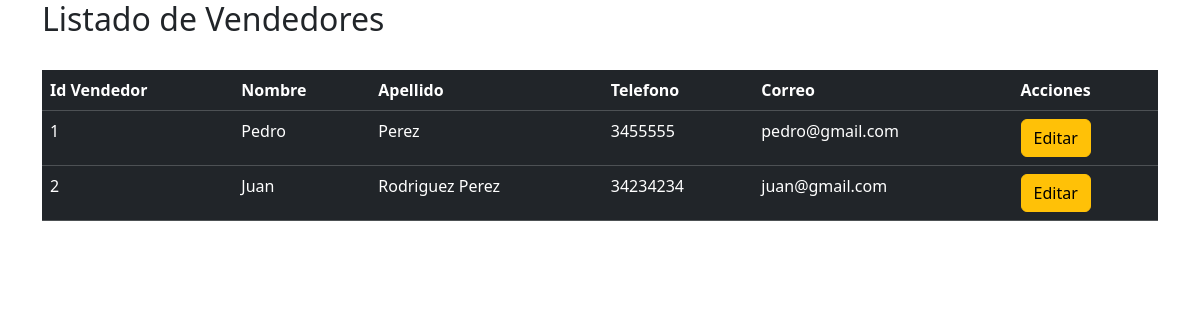
Page /vendedor/listavendedores.php on the committed database.
### tables this page shows
CREATE TABLE `vendedor` (
  `id` int(11) NOT NULL,
  `nombre` varchar(25) NOT NULL,
  `apellido` varchar(25) NOT NULL,
  `telefono` varchar(10) NOT NULL,
  `correo` varchar(25) NOT NULL
);

### modelo/DAO/VendedorDAO.php (called while the page is built, shortened)
<?php
class VendedorDAO{
    public function listarTodos(){
    $conn=Conexion::getConexion();
    try{
        $query=$conn->prepare("SELECT * FROM vendedor");
        $query->execute();
        return $query->fetchAll();
    }
    catch(Exception $ex){
    echo $ex->getMessage();
    }
    }
}

### vendedor/listavendedores.php (the view, shortened to what this page needs)
<!DOCTYPE html>
<html lang="en">
<head>
    <link href="https://cdn.jsdelivr.net/npm/bootstrap@5.3.3/dist/css/bootstrap.min.css" rel="stylesheet"/>
</head>
<body>
    <?php
    require "../modelo/DAO/VendedorDAO.php";
    $vendedorDAO=new VendedorDAO();
    $listaVendedores=$vendedorDAO->listarTodos();
    ?>
    <div class="container">
        <h2>Listado de Vendedores</h2><br>
        <table id="tablaVendedores"class="table table-dark">
            <thead>
                <tr>
                    <th>Id Vendedor</th>
                    <th>Nombre</th>
                    <th>Apellido</th>
                    <th>Telefono</th>
                    <th>Correo</th>
                    <th>Acciones</th>
                </tr>
            </thead>
            <tbody>
                <?php
                foreach($listaVendedores as $vendedor){
                    ?>
                    <tr>
                        <td><?php echo $vendedor["id"]; ?></td>
                        <td><?php echo $vendedor["nombre"]; ?></td>
                        <td><?php echo $vendedor["apellido"]; ?></td>
                        <td><?php echo $vendedor["telefono"]; ?></td>
                        <td><?php echo $vendedor["correo"]; ?></td>
                        <td>
                            <a href="editarvendedor.php?idVendedor=<?php echo $vendedor["id"]; ?>" class="btn btn-warning">Editar</a>
                        </td>
                    </tr>
                <?php
                }
                ?>
            </tbody>
        </table>
    </div>
</body>
</html>

### rows in the picture
vendedor: id "1", nombre "Pedro", apellido "Perez", telefono "3455555", correo "pedro@gmail.com"
vendedor: id "2", nombre "Juan", apellido "Rodriguez Perez", telefono "34234234", correo "juan@gmail.com"
